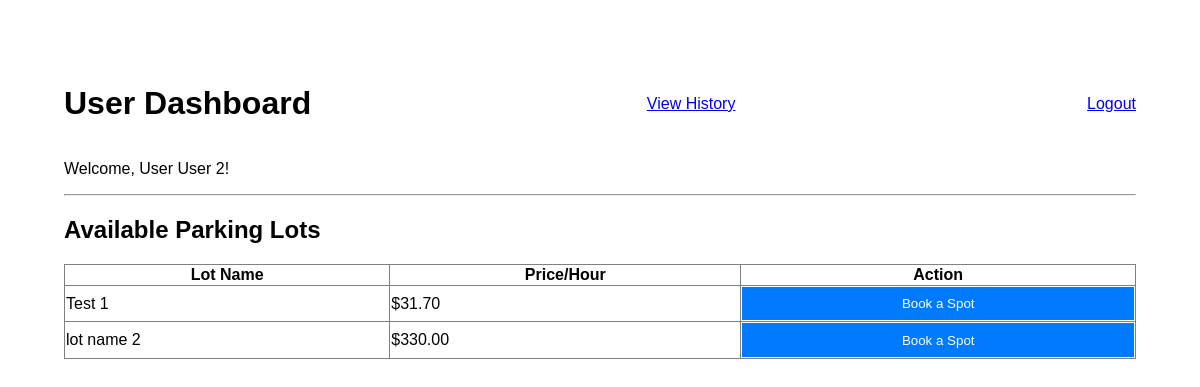
The page /user/dashboard (signed in) on the database its author committed.
### models/models.py (models this page shows)
class User(db.Model, UserMixin):
    id = db.Column(db.Integer, primary_key=True)
    username = db.Column(db.String(80), unique=True, nullable=False)
    password = db.Column(db.String(255), nullable=False)
    full_name = db.Column(db.String(150))
    role = db.Column(db.String(50), default='user') # Differentiates between user and admin
    reservations = db.relationship('Reservation', backref='user', lazy=True)

class ParkingLot(db.Model):
    id = db.Column(db.Integer, primary_key=True)
    name = db.Column(db.String(100), nullable=False)
    capacity = db.Column(db.Integer, nullable=False)
    price_per_hour = db.Column(db.Float, nullable=False)
    spots = db.relationship('ParkingSpot', backref='lot', lazy=True, cascade="all, delete-orphan")

### controllers/controllers.py (the view)
@app.route('/user/dashboard')
@login_required
@role_required('user')
def user_dashboard():
    active_reservation = Reservation.query.filter_by(user_id=current_user.id, end_time=None).first()
    if active_reservation:
        return render_template('user_dashboard.html', active_reservation=active_reservation)
    else:
        lots = ParkingLot.query.order_by(ParkingLot.id).all()
        return render_template('user_dashboard.html', lots=lots)

### app.py (called while the page is built)
@login_manager.user_loader
def load_user(user_id):
    return User.query.get(int(user_id))

### controllers/controllers.py (called while the page is built)
def role_required(role):
    def wrapper(fn):
        @wraps(fn)
        def decorated_view(*args, **kwargs):
            if not current_user.is_authenticated or current_user.role != role:
                flash("You do not have permission to access this page.")
                return redirect(url_for('login'))
            return fn(*args, **kwargs)
        return decorated_view
    return wrapper

### templates/user_dashboard.html (shortened to what this page needs)
{% extends 'base.html' %}
{% block content %}
<div style="max-width: 1200px; margin: auto; padding: 2em;">
    <div style="display: flex; justify-content: space-between; align-items: center;">
        <h1>User Dashboard</h1>
        <a href="{{ url_for('parking_history') }}" style="margin-right: 1em;">View History</a>
        <a href="{{ url_for('logout') }}">Logout</a>
    </div>
    <p>Welcome, {{ current_user.full_name }}!</p>
    <hr>
    {% if active_reservation %}
        <h2>Your Active Parking Spot</h2>
        <div style="border: 1px solid #007bff; padding: 1.5em; border-radius: 5px;">
            <p><strong>Lot Name:</strong> {{ active_reservation.spot.lot.name }}</p>
            <p><strong>Spot Number:</strong> #{{ active_reservation.spot.spot_number }}</p>
            <p><strong>Parked At:</strong> {{ active_reservation.start_time.strftime('%Y-%m-%d %H:%M:%S') }}</p>
            <form method="POST" action="{{ url_for('release_spot') }}">
                <input type="hidden" name="reservation_id" value="{{ active_reservation.id }}">
                <button type="submit" style="background-color: #dc3545;">Release Spot</button>
            </form>
        </div>
    {% else %}
        <h2>Available Parking Lots</h2>
        <table border="1" style="width: 100%; border-collapse: collapse; margin-top: 1em;">
            <thead>
                <tr>
                    <th>Lot Name</th>
                    <th>Price/Hour</th>
                    <th>Action</th>
                </tr>
            </thead>
            <tbody>
                {% for lot in lots %}
                <tr>
                    <td>{{ lot.name }}</td>
                    <td>${{ "%.2f"|format(lot.price_per_hour) }}</td>
                    <td>
                        <form method="POST" action="{{ url_for('book_spot') }}">
                            <button type="submit">Book a Spot</button>
                        </form>
                    </td>
                </tr>
                {% endfor %}
            </tbody>
        </table>
    {% endif %}
</div>
{% endblock %}

### templates/base.html (style rules this page uses)
body { font-family: sans-serif; margin: 2em; }
button { width: 100%; padding: 0.7em; background-color: #007bff; color: white; border: none; cursor: pointer; }

### rows shown on the page
User: full_name "User User 2"
ParkingLot: name "Test 1", price_per_hour "31.70"
ParkingLot: name "lot name 2", price_per_hour "330.00"
